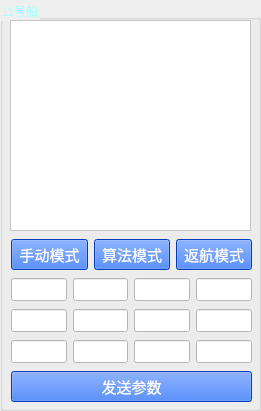
   <widget class="QGroupBox" name="groupBox_13">
    <property name="geometry">
     <rect>
      <x>1360</x>
      <y>440</y>
      <width>261</width>
      <height>411</height>
     </rect>
    </property>
    <property name="styleSheet">
     <string notr="true">color: rgb(170, 255, 255);</string>
    </property>
    <property name="title">
     <string>11号船</string>
    </property>
    <widget class="QTextBrowser" name="text_11">
     <property name="geometry">
      <rect>
       <x>10</x>
       <y>20</y>
       <width>241</width>
       <height>211</height>
      </rect>
     </property>
     <property name="font">
      <font>
       <family>黑体</family>
       <pointsize>8</pointsize>
      </font>
     </property>
     <property name="styleSheet">
      <string notr="true">background-color: rgb(255, 255, 255);
color: rgb(0, 0, 0);</string>
     </property>
    </widget>
    <widget class="QWidget" name="layoutWidget">
     <property name="geometry">
      <rect>
       <x>11</x>
       <y>237</y>
       <width>241</width>
       <height>169</height>
      </rect>
     </property>
     <layout class="QVBoxLayout" name="verticalLayout_12">
      <item>
       <layout class="QHBoxLayout" name="horizontalLayout_45">
        <item>
         <widget class="QPushButton" name="manul_11">
          <property name="font">
           <font>
            <family>黑体</family>
            <pointsize>11</pointsize>
           </font>
          </property>
          <property name="styleSheet">
           <string notr="true">color: rgb(255, 255, 255);
background-color: rgb(0, 85, 255);</string>
          </property>
          <property name="text">
           <string>手动模式</string>
          </property>
         </widget>
        </item>
        <item>
         <widget class="QPushButton" name="guided_11">
          <property name="font">
           <font>
            <family>黑体</family>
            <pointsize>11</pointsize>
           </font>
          </property>
          <property name="styleSheet">
           <string notr="true">color: rgb(255, 255, 255);
background-color: rgb(0, 85, 255);</string>
          </property>
          <property name="text">
           <string>算法模式</string>
          </property>
         </widget>
        </item>
        <item>
         <widget class="QPushButton" name="RTL_11">
          <property name="font">
           <font>
            <family>黑体</family>
            <pointsize>11</pointsize>
           </font>
          </property>
          <property name="styleSheet">
           <string notr="true">color: rgb(255, 255, 255);
background-color: rgb(0, 85, 255);</string>
          </property>
          <property name="text">
           <string>返航模式</string>
          </property>
         </widget>
        </item>
       </layout>
      </item>
      <item>
       <layout class="QHBoxLayout" name="horizontalLayout_46">
        <item>
         <widget class="QLineEdit" name="pa0_11">
          <property name="font">
           <font>
            <family>Times New Roman</family>
            <pointsize>10</pointsize>
            <weight>75</weight>
            <bold>true</bold>
           </font>
          </property>
          <property name="styleSheet">
           <string notr="true">background-color: rgb(255, 255, 255);
color: rgb(0, 0, 0);</string>
          </property>
         </widget>
        </item>
        <item>
         <widget class="QLineEdit" name="pa1_11">
          <property name="font">
           <font>
            <family>Times New Roman</family>
            <pointsize>10</pointsize>
            <weight>75</weight>
            <bold>true</bold>
           </font>
          </property>
          <property name="styleSheet">
           <string notr="true">background-color: rgb(255, 255, 255);
color: rgb(0, 0, 0);</string>
          </property>
         </widget>
        </item>
        <item>
         <widget class="QLineEdit" name="pa2_11">
          <property name="font">
           <font>
            <family>Times New Roman</family>
            <pointsize>10</pointsize>
            <weight>75</weight>
            <bold>true</bold>
           </font>
          </property>
          <property name="styleSheet">
           <string notr="true">background-color: rgb(255, 255, 255);
color: rgb(0, 0, 0);</string>
          </property>
         </widget>
        </item>
        <item>
         <widget class="QLineEdit" name="pa3_11">
          <property name="font">
           <font>
            <family>Times New Roman</family>
            <pointsize>10</pointsize>
            <weight>75</weight>
            <bold>true</bold>
           </font>
          </property>
          <property name="styleSheet">
           <string notr="true">background-color: rgb(255, 255, 255);
color: rgb(0, 0, 0);</string>
          </property>
         </widget>
        </item>
       </layout>
      </item>
      <item>
       <layout class="QHBoxLayout" name="horizontalLayout_47">
        <item>
         <widget class="QLineEdit" name="pa4_11">
          <property name="font">
           <font>
            <family>Times New Roman</family>
            <pointsize>10</pointsize>
            <weight>75</weight>
            <bold>true</bold>
           </font>
          </property>
          <property name="styleSheet">
           <string notr="true">background-color: rgb(255, 255, 255);
color: rgb(0, 0, 0);</string>
          </property>
         </widget>
        </item>
        <item>
         <widget class="QLineEdit" name="pa5_11">
          <property name="font">
           <font>
            <family>Times New Roman</family>
            <pointsize>10</pointsize>
            <weight>75</weight>
            <bold>true</bold>
           </font>
          </property>
          <property name="styleSheet">
           <string notr="true">background-color: rgb(255, 255, 255);
color: rgb(0, 0, 0);</string>
          </property>
         </widget>
        </item>
        <item>
         <widget class="QLineEdit" name="pa6_11">
          <property name="font">
           <font>
            <family>Times New Roman</family>
            <pointsize>10</pointsize>
            <weight>75</weight>
            <bold>true</bold>
           </font>
          </property>
          <property name="styleSheet">
           <string notr="true">background-color: rgb(255, 255, 255);
color: rgb(0, 0, 0);</string>
          </property>
         </widget>
        </item>
        <item>
         <widget class="QLineEdit" name="pa7_11">
          <property name="font">
           <font>
            <family>Times New Roman</family>
            <pointsize>10</pointsize>
            <weight>75</weight>
            <bold>true</bold>
           </font>
          </property>
          <property name="styleSheet">
           <string notr="true">background-color: rgb(255, 255, 255);
color: rgb(0, 0, 0);</string>
          </property>
         </widget>
        </item>
       </layout>
      </item>
      <item>
       <layout class="QHBoxLayout" name="horizontalLayout_48">
        <item>
         <widget class="QLineEdit" name="pa8_11">
          <property name="font">
           <font>
            <family>Times New Roman</family>
            <pointsize>10</pointsize>
            <weight>75</weight>
            <bold>true</bold>
           </font>
          </property>
          <property name="styleSheet">
           <string notr="true">background-color: rgb(255, 255, 255);
color: rgb(0, 0, 0);</string>
          </property>
         </widget>
        </item>
        <item>
         <widget class="QLineEdit" name="pa9_11">
          <property name="font">
           <font>
            <family>Times New Roman</family>
            <pointsize>10</pointsize>
            <weight>75</weight>
            <bold>true</bold>
           </font>
          </property>
          <property name="styleSheet">
           <string notr="true">background-color: rgb(255, 255, 255);
color: rgb(0, 0, 0);</string>
          </property>
         </widget>
        </item>
        <item>
         <widget class="QLineEdit" name="pa10_11">
          <property name="font">
           <font>
            <family>Times New Roman</family>
            <pointsize>10</pointsize>
            <weight>75</weight>
            <bold>true</bold>
           </font>
          </property>
          <property name="styleSheet">
           <string notr="true">background-color: rgb(255, 255, 255);
color: rgb(0, 0, 0);</string>
          </property>
         </widget>
        </item>
        <item>
         <widget class="QLineEdit" name="pa11_11">
          <property name="font">
           <font>
            <family>Times New Roman</family>
            <pointsize>10</pointsize>
            <weight>75</weight>
            <bold>true</bold>
           </font>
          </property>
          <property name="styleSheet">
           <string notr="true">background-color: rgb(255, 255, 255);
color: rgb(0, 0, 0);</string>
          </property>
         </widget>
        </item>
       </layout>
      </item>
      <item>
       <widget class="QPushButton" name="set_11">
        <property name="font">
         <font>
          <family>黑体</family>
          <pointsize>11</pointsize>
         </font>
        </property>
        <property name="styleSheet">
         <string notr="true">color: rgb(255, 255, 255);
background-color: rgb(0, 85, 255);</string>
        </property>
        <property name="text">
         <string>发送参数</string>
        </property>
       </widget>
      </item>
     </layout>
    </widget>
   </widget>
